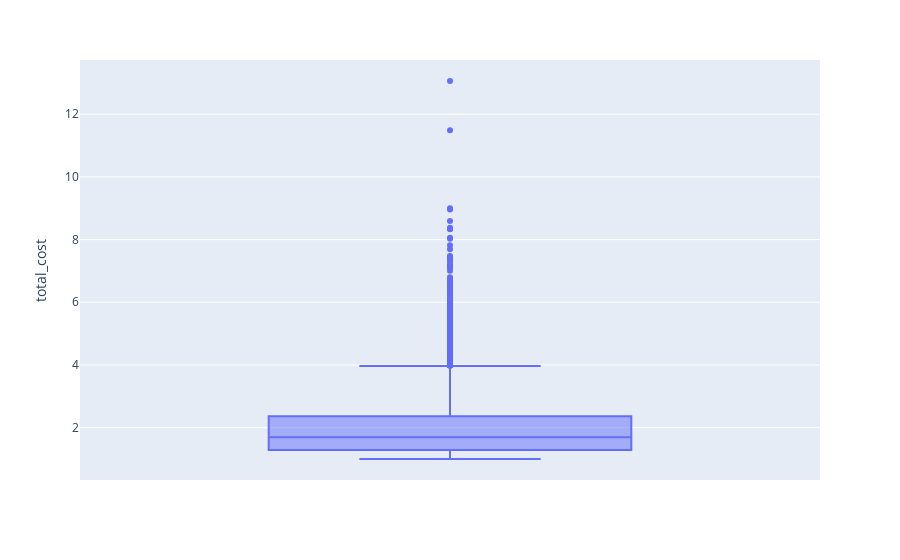

Notebook source saved alongside this figure:
### Code cell
fig = px.box(df, y=df['total_cost'])
fig.show()

### Figure 1 — Plotly figure (JSON) as saved in the notebook; plotly's stock layout.template omitted (floating-point values rounded to 4 significant figures; data arrays with more than 128 entries replaced by an {"elided": "..."} marker saying what was removed)
{"data": [{"alignmentgroup": "True", "hovertemplate": "total_cost=%{y}<extra></extra>", "legendgroup": "", "marker": {"color": "#636efa"}, "name": "", "notched": false, "offsetgroup": "", "orientation": "v", "showlegend": false, "type": "box", "x0": " ", "xaxis": "x", "y": {"elided": "10000 float values"}, "y0": " ", "yaxis": "y"}], "layout": {"boxmode": "group", "legend": {"tracegroupgap": 0}, "margin": {"t": 60}, "xaxis": {"anchor": "y", "domain": [0, 1]}, "yaxis": {"anchor": "x", "domain": [0, 1], "title": {"text": "total_cost"}}}}
